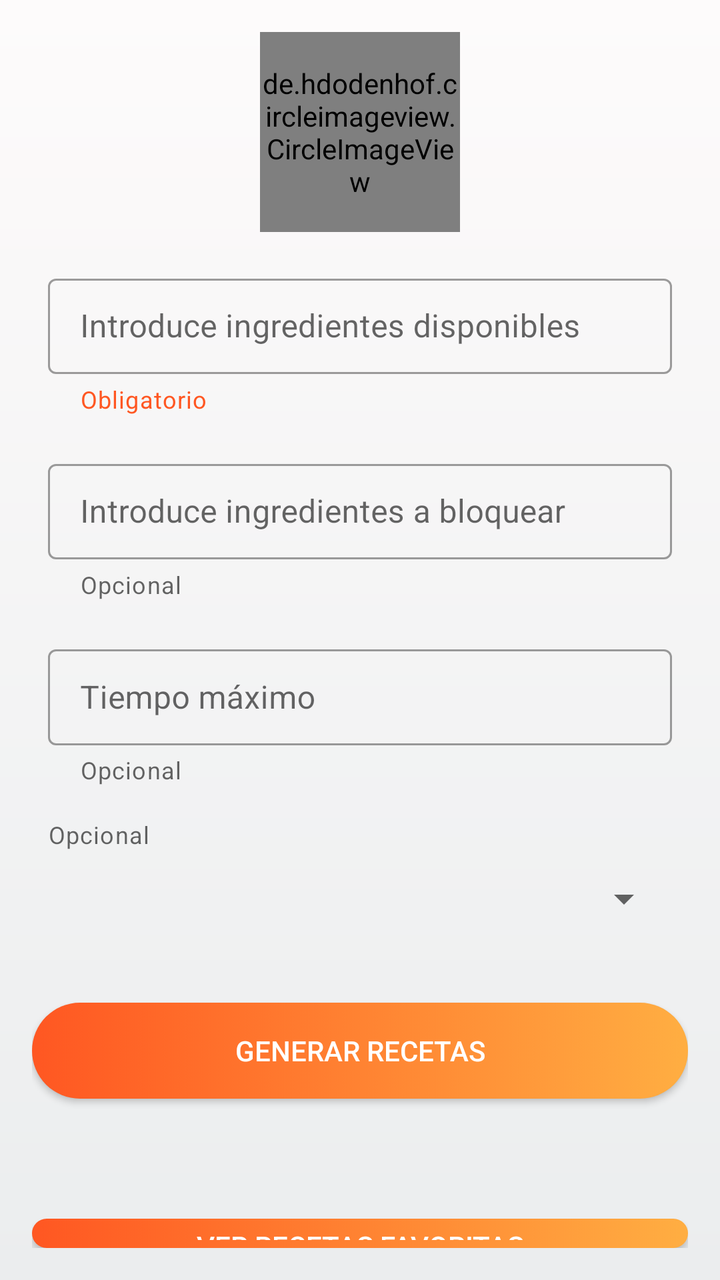
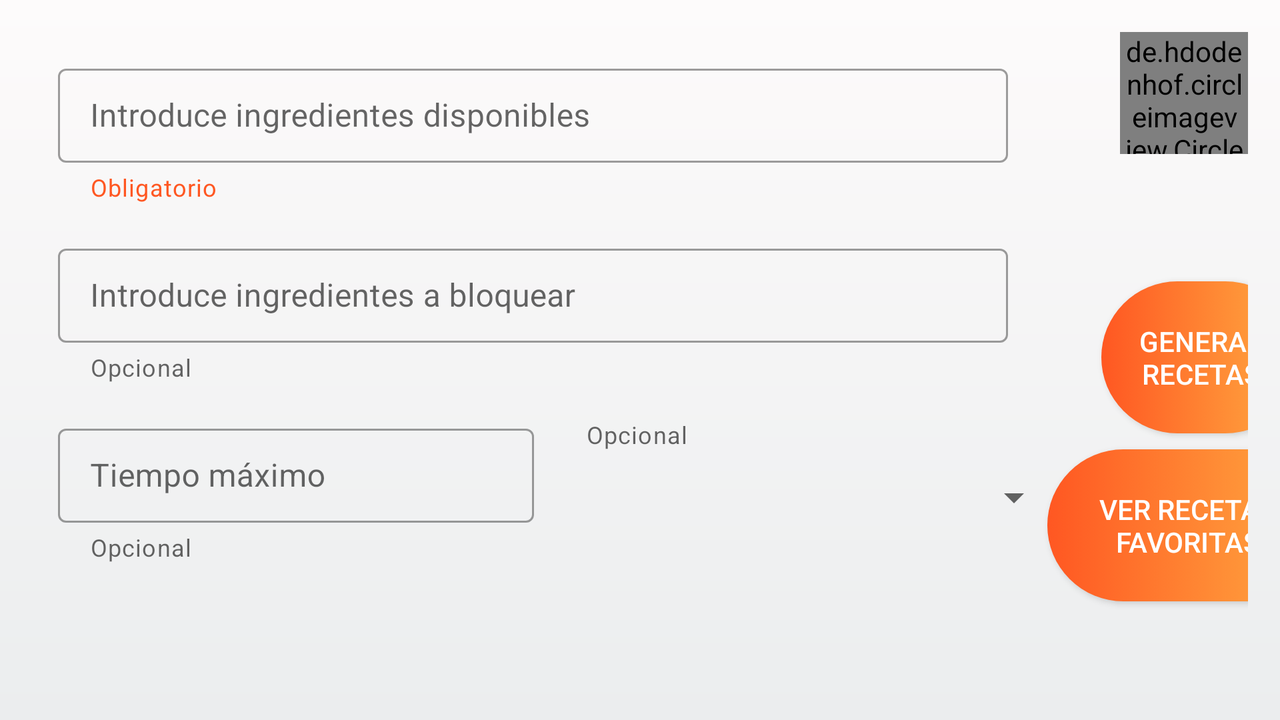

Two renders of one Android screen. The first uses the default layout on a phone; the second uses the alternative layout the repository ships for a different screen configuration, on a matching device. The two XML files are below.
<!-- AndroidManifest.xml: activity theme Theme.SaboreArte -->
<!-- res/layout/activity_main.xml -->
<?xml version="1.0" encoding="utf-8"?>
<LinearLayout xmlns:android="http://schemas.android.com/apk/res/android"
    xmlns:app="http://schemas.android.com/apk/res-auto"
    xmlns:tools="http://schemas.android.com/tools"

    android:id="@+id/linearLayout"

    android:layout_width="match_parent"
    android:layout_height="match_parent"
    android:gravity="center"
    android:onClick="searchRecetas"
    android:orientation="vertical"
    android:padding="16dp"
    tools:context=".MainActivity">

    <de.hdodenhof.circleimageview.CircleImageView
        android:id="@+id/logoImageView"
        android:layout_width="100dp"
        android:layout_height="100dp"
        android:layout_gravity="center"
        android:layout_marginBottom="10dp"
        android:src="@drawable/logo_app" />

    <com.google.android.material.chip.ChipGroup
        android:id="@+id/chip_group_ingredientes_disponibles"
        android:layout_width="match_parent"
        android:layout_height="wrap_content" />

    <com.google.android.material.textfield.TextInputLayout
        android:id="@+id/til_ingredientes_disponibles"
        style="@style/Widget.MaterialComponents.TextInputLayout.OutlinedBox.Dense"
        android:layout_width="match_parent"
        android:layout_height="wrap_content"
        android:layout_marginBottom="3dp"
        android:hint="@string/ingredientes_incluir"
        app:helperText="@string/obligatorio"
        app:helperTextEnabled="true"
        app:helperTextTextColor="?attr/colorPrimary"
        android:padding="8dp"
        app:endIconDrawable="@drawable/baseline_local_pizza_24"
        app:endIconMode="custom">

        <com.google.android.material.textfield.TextInputEditText
            android:id="@+id/et_ingredientes_disponibles"
            style="@style/Widget.MaterialComponents.TextInputEditText.OutlinedBox.Dense"
            android:layout_width="match_parent"
            android:layout_height="wrap_content" />
    </com.google.android.material.textfield.TextInputLayout>

    
    <com.google.android.material.chip.ChipGroup
        android:id="@+id/chip_group_ingredientes_bloqueados"
        android:layout_width="match_parent"
        android:layout_height="wrap_content" />

    
    <com.google.android.material.textfield.TextInputLayout
        android:id="@+id/til_ingredientes_bloqueados"
        style="@style/Widget.MaterialComponents.TextInputLayout.OutlinedBox.Dense"
        android:layout_width="match_parent"
        android:layout_height="wrap_content"
        android:layout_marginBottom="3dp"
        android:hint="@string/ingredientes_excluir"
        app:helperText="@string/opcional"
        app:helperTextEnabled="true"
        android:padding="8dp"
        app:endIconDrawable="@drawable/baseline_no_food_24"
        app:endIconMode="custom">

        <com.google.android.material.textfield.TextInputEditText
            android:id="@+id/et_ingredientes_bloqueados"
            android:layout_width="match_parent"
            android:layout_height="wrap_content" />
    </com.google.android.material.textfield.TextInputLayout>

    
    
    
    
    
    
    
    
    
    
    
    

    <com.google.android.material.textfield.TextInputLayout
        android:id="@+id/til_tiempo"
        style="@style/Widget.MaterialComponents.TextInputLayout.OutlinedBox.Dense"
        android:layout_width="match_parent"
        android:layout_height="wrap_content"
        android:hint="@string/max_time"
        app:helperText="@string/opcional"
        app:helperTextEnabled="true"
        android:padding="8dp"
        app:endIconDrawable="@drawable/baseline_more_time_24"
        app:endIconMode="custom">

        <com.google.android.material.textfield.TextInputEditText
            android:id="@+id/et_tiempo"
            android:layout_width="match_parent"
            android:layout_height="match_parent"
            android:focusable="false"
            android:inputType="number" />
    </com.google.android.material.textfield.TextInputLayout>

    <com.google.android.material.textfield.TextInputLayout
        android:id="@+id/layout_spinner_dieta"
        style="@style/Widget.MaterialComponents.TextInputLayout.OutlinedBox.Dense"
        android:layout_width="match_parent"
        android:layout_height="wrap_content"
        android:hint="Dieta"
        app:helperText="@string/opcional"
        android:padding="8dp">

        <Spinner
            android:id="@+id/spinner_dieta_opciones"
            android:layout_width="match_parent"
            android:layout_height="48dp"
            android:contentDescription="Dieta" />

    </com.google.android.material.textfield.TextInputLayout>

    <com.google.android.material.button.MaterialButton
        android:id="@+id/btn_generar_recetas"
        style="@style/Widget.AppCompat.Button"
        android:layout_width="match_parent"
        android:layout_height="wrap_content"
        android:layout_marginTop="20dp"
        android:layout_marginBottom="60dp"
        android:background="@drawable/button_gradient"
        android:insetTop="0dp"
        android:insetBottom="0dp"
        android:onClick="searchRecetas"
        android:text="@string/search"
        app:backgroundTint="@null" />

    <com.google.android.material.button.MaterialButton
        android:id="@+id/btn_ver_favoritas"
        style="@style/Widget.AppCompat.Button"
        android:layout_width="match_parent"
        android:layout_height="wrap_content"
        android:background="@drawable/button_gradient"
        android:insetTop="0dp"
        android:insetBottom="0dp"
        android:onClick="verFavoritos"
        android:text="@string/favorites"
        app:backgroundTint="@null" />

</LinearLayout>
<!-- resources referenced by this layout -->
<resources>
  <!-- drawable button_gradient (drawable) -->
  <?xml version="1.0" encoding="utf-8"?>
  <selector xmlns:android="http://schemas.android.com/apk/res/android">
      <item>
          <shape android:shape="rectangle">
              <gradient
                  android:startColor="#FF5722"
              android:endColor="#ffae42"
              android:angle="0"/>
              <corners android:radius="120dp"/>
          </shape>
      </item>
  </selector>
  <!-- drawable logo_app: png bitmap (drawable, 44787 bytes) -->
  <string name="favorites">Ver Recetas Favoritas</string>
  <string name="ingredientes_excluir">Introduce ingredientes a bloquear</string>
  <string name="ingredientes_incluir">Introduce ingredientes disponibles</string>
  <string name="max_time">Tiempo máximo</string>
  <string name="obligatorio">Obligatorio</string>
  <string name="opcional">Opcional</string>
  <string name="search">Generar Recetas</string>
  <style name="Theme.SaboreArte" parent="Theme.MaterialComponents.DayNight">
          <item name="colorPrimary">@color/colorPrimary</item>
          <item name="colorPrimaryDark">@color/colorPrimaryDark</item>
          <item name="colorAccent">@color/colorAccent</item>
          <item name="android:windowBackground">@drawable/background_gradient</item>
      </style>
  <color name="colorPrimary">#FF5722</color>
  <color name="colorPrimaryDark">#E64A19</color>
  <color name="colorAccent">#ffae42</color>
  <!-- drawable background_gradient (drawable) -->
  <?xml version="1.0" encoding="utf-8"?>
  <shape xmlns:android="http://schemas.android.com/apk/res/android"
      android:shape="rectangle">
      <gradient
          android:startColor="#fdfbfb"
          android:endColor="#ebedee"
          android:angle="240" />
  </shape>
</resources>
<!-- res/layout-land/activity_main.xml (the repository's variant of the layout above) -->
<!-- drawn on the phone turned sideways -->
<?xml version="1.0" encoding="utf-8"?>
<androidx.constraintlayout.widget.ConstraintLayout xmlns:android="http://schemas.android.com/apk/res/android"
    xmlns:app="http://schemas.android.com/apk/res-auto"
    xmlns:tools="http://schemas.android.com/tools"
    android:id="@+id/linearLayout"
    android:layout_width="match_parent"
    android:layout_height="match_parent"
    android:gravity="center"
    android:onClick="searchRecetas"
    android:orientation="vertical"
    android:padding="16dp"
    tools:context=".MainActivity">

    

    <de.hdodenhof.circleimageview.CircleImageView
        android:id="@+id/logoImageView"
        android:layout_width="64dp"
        android:layout_height="61dp"
        android:src="@drawable/logo_app"
        app:layout_constraintEnd_toEndOf="parent"
        app:layout_constraintTop_toTopOf="parent" />

    <com.google.android.material.textfield.TextInputLayout
        android:id="@+id/til_ingredientes_disponibles"
        style="@style/Widget.MaterialComponents.TextInputLayout.OutlinedBox.Dense"
        android:layout_width="500dp"
        android:layout_height="90dp"
        android:layout_marginStart="5dp"
        android:layout_marginTop="5dp"
        android:hint="@string/ingredientes_incluir"
        android:padding="8dp"
        app:endIconDrawable="@drawable/baseline_local_pizza_24"
        app:endIconMode="custom"
        app:helperText="@string/obligatorio"
        app:helperTextEnabled="true"
        app:helperTextTextColor="?attr/colorPrimary"
        app:layout_constraintStart_toStartOf="parent"
        app:layout_constraintTop_toTopOf="parent">

        <com.google.android.material.textfield.TextInputEditText
            android:id="@+id/et_ingredientes_disponibles"
            style="@style/Widget.MaterialComponents.TextInputEditText.OutlinedBox.Dense"
            android:layout_width="475dp"
            android:layout_height="47dp" />

    </com.google.android.material.textfield.TextInputLayout>

    

    
    
    
    
    
    
    
    
    
    
    
    

    <com.google.android.material.chip.ChipGroup
        android:id="@+id/chip_group_ingredientes_bloqueados"
        android:layout_width="200dp"
        android:layout_height="46dp"
        android:layout_marginStart="5dp"
        android:layout_marginTop="34dp"
        app:layout_constraintEnd_toEndOf="parent"
        app:layout_constraintStart_toEndOf="@+id/til_ingredientes_bloqueados"
        app:layout_constraintTop_toBottomOf="@+id/chip_group_ingredientes_disponibles" />

    <com.google.android.material.textfield.TextInputLayout
        android:id="@+id/til_ingredientes_bloqueados"
        style="@style/Widget.MaterialComponents.TextInputLayout.OutlinedBox.Dense"
        android:layout_width="500dp"
        android:layout_height="90dp"
        android:layout_marginStart="5dp"
        android:hint="@string/ingredientes_excluir"
        android:padding="8dp"
        app:endIconDrawable="@drawable/baseline_no_food_24"
        app:endIconMode="custom"
        app:helperText="@string/opcional"
        app:helperTextEnabled="true"
        app:layout_constraintStart_toStartOf="parent"
        app:layout_constraintTop_toBottomOf="@+id/til_ingredientes_disponibles">

        <com.google.android.material.textfield.TextInputEditText
            android:id="@+id/et_ingredientes_bloqueados"
            android:layout_width="475dp"
            android:layout_height="47dp" />
    </com.google.android.material.textfield.TextInputLayout>

    <com.google.android.material.textfield.TextInputLayout
        android:id="@+id/til_tiempo"
        style="@style/Widget.MaterialComponents.TextInputLayout.OutlinedBox.Dense"
        android:layout_width="264dp"
        android:layout_height="90dp"
        android:layout_marginStart="5dp"
        android:hint="@string/max_time"
        android:padding="8dp"
        app:endIconDrawable="@drawable/baseline_more_time_24"
        app:endIconMode="custom"
        app:helperText="@string/opcional"
        app:helperTextEnabled="true"
        app:layout_constraintStart_toStartOf="parent"
        app:layout_constraintTop_toBottomOf="@+id/til_ingredientes_bloqueados">

        <com.google.android.material.textfield.TextInputEditText
            android:id="@+id/et_tiempo"
            android:layout_width="238dp"
            android:layout_height="47dp"
            android:focusable="false"
            android:inputType="number" />
    </com.google.android.material.textfield.TextInputLayout>

    <com.google.android.material.textfield.TextInputLayout
        android:id="@+id/layout_spinner_dieta"
        style="@style/Widget.MaterialComponents.TextInputLayout.OutlinedBox.Dense"
        android:layout_width="276dp"
        android:layout_height="90dp"
        android:hint="Dieta"
        android:padding="8dp"
        app:helperText="@string/opcional"
        app:layout_constraintStart_toEndOf="@+id/til_tiempo"
        app:layout_constraintTop_toBottomOf="@+id/til_ingredientes_bloqueados">

        <Spinner
            android:id="@+id/spinner_dieta_opciones"
            android:layout_width="238dp"
            android:layout_height="47dp"
            android:contentDescription="Dieta" />

    </com.google.android.material.textfield.TextInputLayout>

    <com.google.android.material.button.MaterialButton
        android:id="@+id/btn_generar_recetas"
        style="@style/Widget.AppCompat.Button"
        android:layout_width="100dp"
        android:layout_height="76dp"
        android:layout_marginStart="16dp"
        android:layout_marginTop="16dp"
        android:background="@drawable/button_gradient"
        android:insetTop="0dp"
        android:insetBottom="0dp"
        android:onClick="searchRecetas"
        android:text="@string/search"
        app:backgroundTint="@null"
        app:layout_constraintBottom_toTopOf="@+id/btn_ver_favoritas"
        app:layout_constraintEnd_toEndOf="parent"
        app:layout_constraintStart_toEndOf="@+id/layout_spinner_dieta"
        app:layout_constraintTop_toBottomOf="@+id/chip_group_ingredientes_bloqueados" />

    <com.google.android.material.button.MaterialButton
        android:id="@+id/btn_ver_favoritas"
        style="@style/Widget.AppCompat.Button"
        android:layout_width="140dp"
        android:layout_height="76dp"
        android:layout_marginStart="16dp"
        android:layout_marginTop="8dp"
        android:layout_marginEnd="14dp"
        android:layout_marginBottom="76dp"
        android:background="@drawable/button_gradient"
        android:insetTop="0dp"
        android:insetBottom="0dp"
        android:onClick="verFavoritos"
        android:text="@string/favorites"
        app:backgroundTint="@null"
        app:layout_constraintBottom_toBottomOf="parent"
        app:layout_constraintEnd_toEndOf="parent"
        app:layout_constraintStart_toEndOf="@+id/layout_spinner_dieta"
        app:layout_constraintTop_toBottomOf="@+id/btn_generar_recetas" />

    <com.google.android.material.chip.ChipGroup
        android:id="@+id/chip_group_ingredientes_disponibles"
        android:layout_width="200dp"
        android:layout_height="46dp"
        android:layout_marginStart="5dp"
        android:layout_marginTop="15dp"
        app:layout_constraintEnd_toEndOf="parent"
        app:layout_constraintStart_toEndOf="@+id/til_ingredientes_disponibles"
        app:layout_constraintTop_toTopOf="parent" />

</androidx.constraintlayout.widget.ConstraintLayout>
